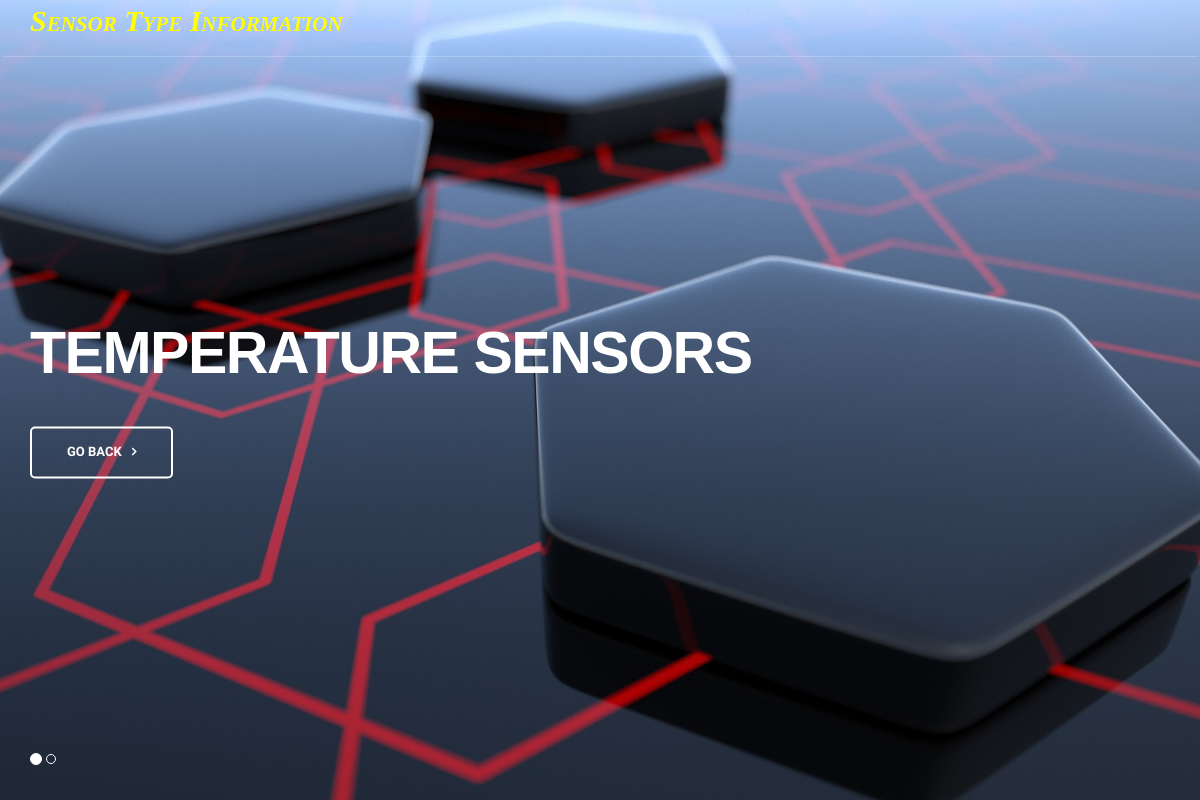
Page /sensors/sensor_types on the earlier database version.
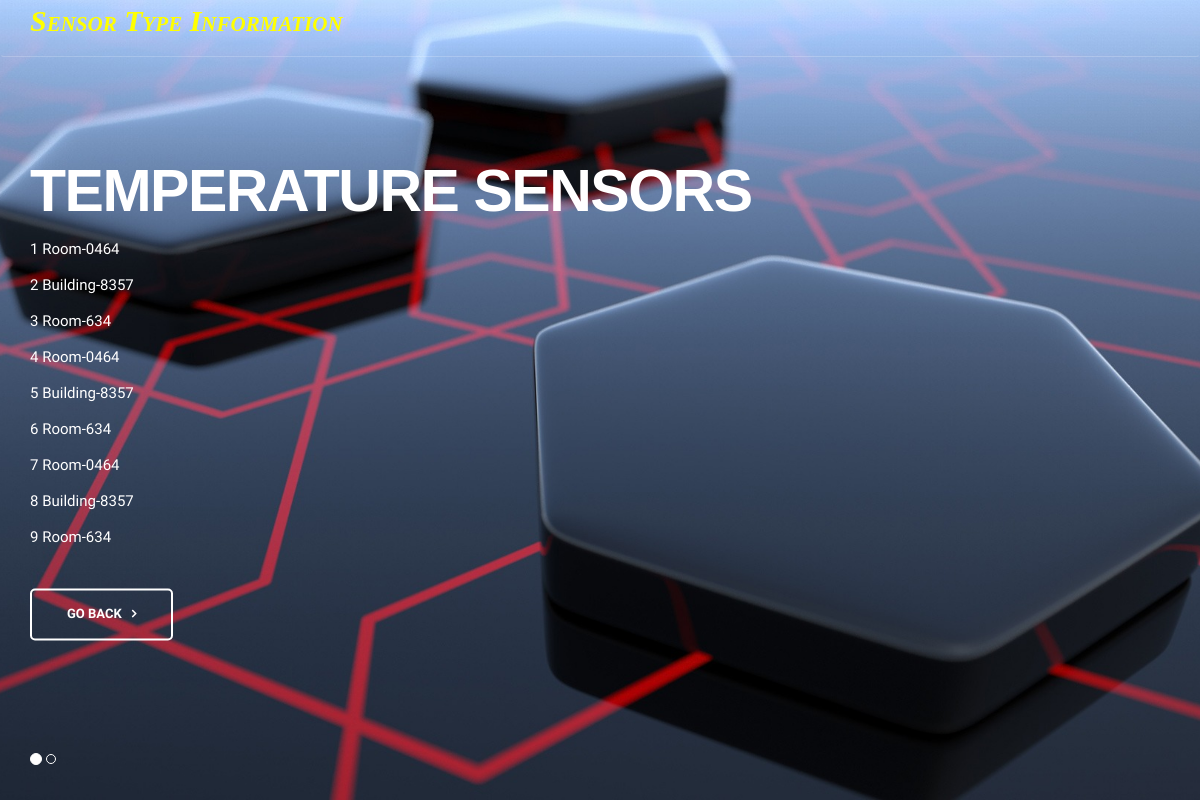
Same page on the later database version.
### sensors/models.py (models this page shows)
class sensor_info(models.Model):
    sname= models.CharField(max_length=50)
    stype= models.CharField(max_length=50)
    slocation= models.CharField(max_length=50)

### sensors/views.py (the view)
# urls.py: path('sensor_types', views.sensor_types, name= 'sensor_types'),
def sensor_types(request):
    temps= sensor_info.objects.filter(stype__exact= 'temperature')
    bins= sensor_info.objects.filter(stype__exact= 'binary')
    return render(request, "sensor_type.html", {"temps": temps, "bins": bins})

### templates/sensor_type.html (shortened to what this page needs)
{% load static %}
<!DOCTYPE html>
<html lang="en" class="no-js">
    <head>
		<link href="//netdna.bootstrapcdn.com/font-awesome/4.0.3/css/font-awesome.css" rel="stylesheet">
        <link href="{% static 'vendor2/simple-line-icons/simple-line-icons.min.css' %}" rel="stylesheet" type="text/css"/>
        <link href="{% static 'vendor2/bootstrap/css/bootstrap.min.css' %}" rel="stylesheet" type="text/css"/>
        <link href="{% static 'css/animate.css' %}" rel="stylesheet">
        <link href="{% static 'vendor2/swiper/css/swiper.min.css' %}" rel="stylesheet" type="text/css"/>
        <link href="{% static 'css/layout.min.css' %}" rel="stylesheet" type="text/css"/>
    </head>
    <body id="body" data-spy="scroll" data-target=".header">
          <header class="header navbar-fixed-top">
              <nav class="navbar" role="navigation">
                <div class="container">
                      <div class="menu-container js_nav-item">
                        <p class="b"><font color= "yellow" >Sensor Type Information</font></p>
                    </div>
                </div>
            </nav>
			</header>
        <div id="carousel-example-generic" class="carousel slide" data-ride="carousel">
            <div class="container">
                <ol class="carousel-indicators">
                    <li data-target="#carousel-example-generic" data-slide-to="0" class="active"></li>
                    <li data-target="#carousel-example-generic" data-slide-to="1"></li>
                </ol>
            </div>
            <div class="carousel-inner" role="listbox">
                <div class="item active">
                    <div class="container">
                        <div class="carousel-centered">
                            <div class="margin-b-40">
                                <h1 class="carousel-title">Temperature Sensors</h1>
                                {% for value in temps %}
                                <p class="color-white">{{value.id}}  {{value.slocation}} <br></p>
                                {% endfor %}
                            </div>
                            <a href="developer_profile" class="btn-theme btn-theme-sm btn-white-brd text-uppercase">GO BACK</a>
                        </div>
                    </div>
                </div>
            </div>
        </div>
    </body>
</html>

### templates/sensor_type.html (style rules this page uses)
p.b { font: italic small-caps bold 30px/40px georgia,garamond,serif; }

Differences in the rows shown:
added sensor_info: id "1", slocation "Room-0464"
added sensor_info: id "2", slocation "Building-8357"
added sensor_info: id "3", slocation "Room-634"
added sensor_info: id "4", slocation "Room-0464"
added sensor_info: id "5", slocation "Building-8357"
added sensor_info: id "6", slocation "Room-634"
added sensor_info: id "7", slocation "Room-0464"
added sensor_info: id "8", slocation "Building-8357"
added sensor_info: id "9", slocation "Room-634"
